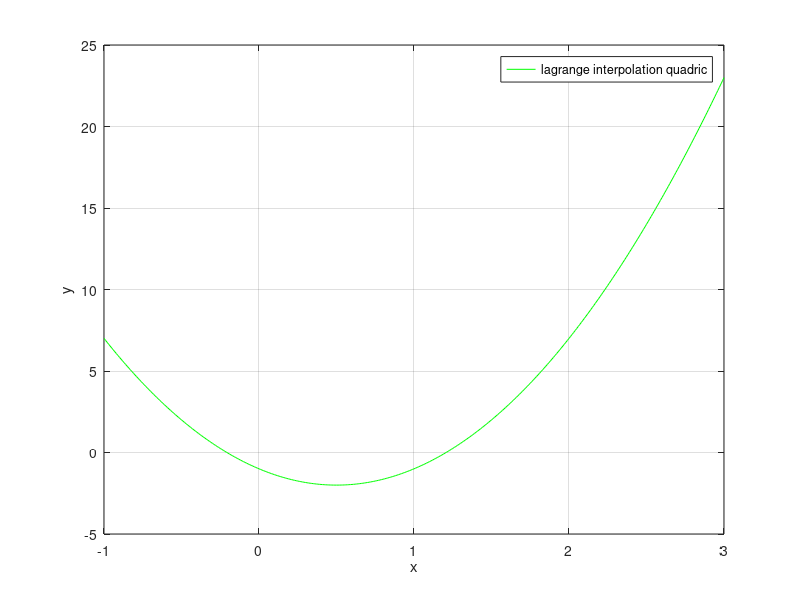

Reproduce this figure in MATLAB. (Note: this script raises an error after producing the figure.)
close all;
clear all;

pair1 = [0,-1];
pair2 = [1,-1];
pair3 = [2,7];

x = -1:0.01:3;

out2 = ((((x-pair2(1)) .* (x-pair3(1)))./((pair1(1)-pair2(1)).*(pair1(1)-pair3(1)))) .* pair1(2)) + ((((x-pair1(1)) .* (x-pair3(1)))./((pair2(1)-pair1(1)).*(pair2(1)-pair3(1)))) .* pair2(2)) + ((((x-pair1(1)) .* (x-pair2(1)))./((pair3(1)-pair2(1)).*(pair3(1)-pair1(1)))) .* pair3(2));

figure();
plot(x,out2,'g');
hold on;
xlabel('x');
ylabel('y');
grid on;
legend('lagrange interpolation quadric');

tmp=(pair2(2)-pair1(2))./(pair2(1)-pair1(1));
y = fn3(pair1(1),pair2(1),pair3(1),pair1(2),pair2(2),pair3(2));
y = pair1(2)+((x-pair1(1)).*(tmp))+((x-pair1(1)).*(x-pair1(1)).*(y));
plot(x,y);
legend('Quadratic Langrage Polynomial','Newtons Divided Difference');
hold off